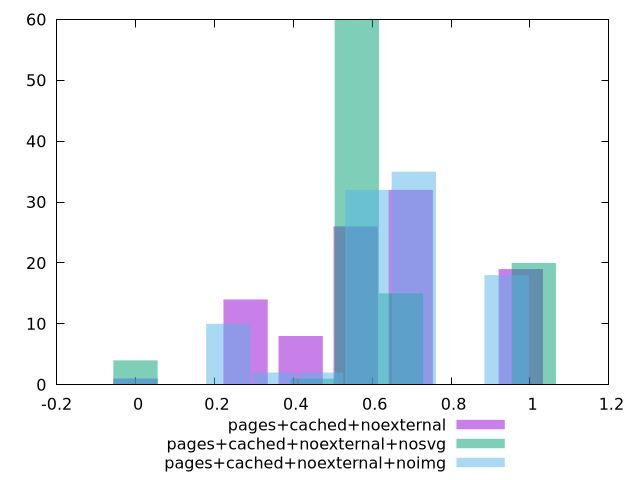

The script that saved this image:
$_pagesCachedNoexternal <<EOF
0.2790763793884207 14
0.6976909484710518 32
0.5581527587768415 26
0.9767673278594725 19
0.41861456908263106 8
0 1
EOF
$_pagesCachedNoexternalNosvg <<EOF
1.0097161146036302 20
0.5609533970020167 60
0 4
0.6731440764024201 15
0.4487627176016134 1
EOF
$_pagesCachedNoexternalNoimg <<EOF
0.587943796153521 32
0.7055325553842252 35
0.9407100738456337 18
0.3527662776921126 2
0.4703550369228168 2
0.2351775184614084 10
0 1
EOF
set key outside below
set terminal pngcairo
set output "report_00005_2020-11-02T22-26-11.212Z/cumulative-layout-shift/cumulative-layout-shift_pages+cached+noexternal_pages+cached+noexternal+nosvg_pages+cached+noexternal+noimg+hist.png"
set boxwidth 0.11219067940040335
set style fill transparent solid 0.5 noborder
set yrange [0:60]
plot $_pagesCachedNoexternal title "pages+cached+noexternal" with boxes ,$_pagesCachedNoexternalNosvg title "pages+cached+noexternal+nosvg" with boxes ,$_pagesCachedNoexternalNoimg title "pages+cached+noexternal+noimg" with boxes ,
